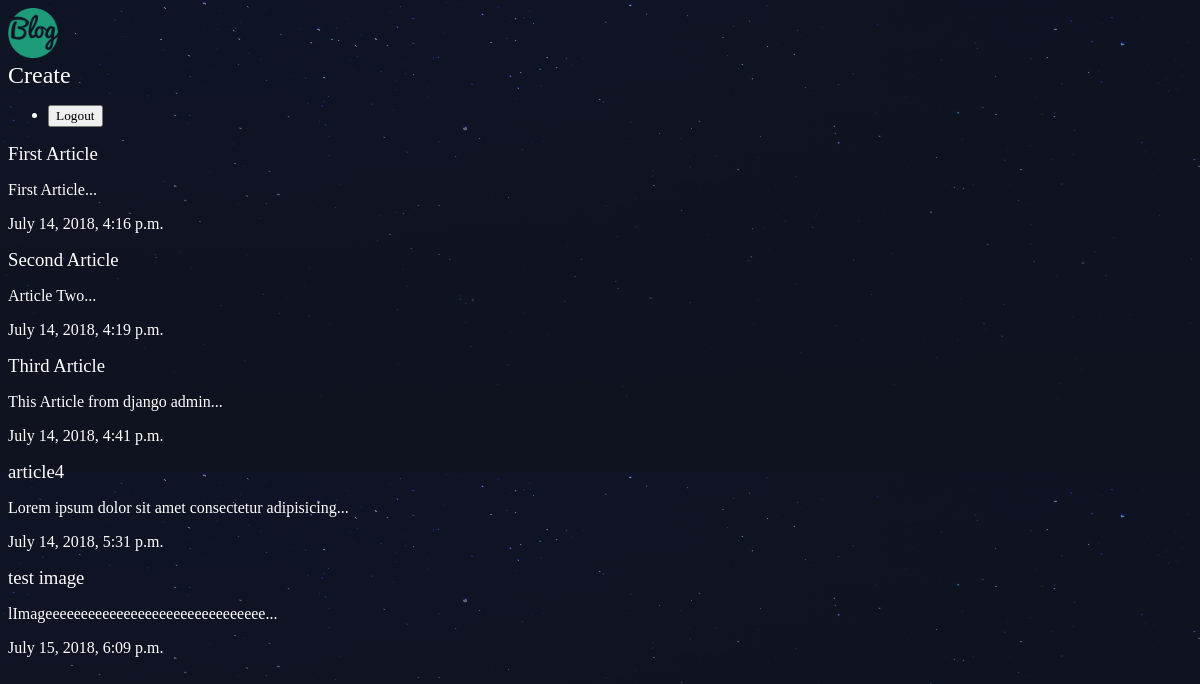
The app's page /articles/ with its own data.
### articles/models.py (models this page shows, shortened)
class Article(models.Model):
    title = models.CharField(max_length=100)
    slug  = models.SlugField()
    body  = models.TextField()
    date  = models.DateTimeField(auto_now_add=True)
    thumb = models.ImageField(default='default.png', blank=True)
    def snippet(self):
        return self.body[:50] + '...'

### articles/views.py (the view)
# urls.py: path('/', views.articles_list, name='list'),
def articles_list(request):
    articles = Article.objects.all().order_by('date')
    return render(request, 'articles/articles_list.html', { 'articles': articles })

### articles/templates/articles/articles_list.html
{% extends 'base_layout.html' %}
{% block content %}
    <div class="articles">
        {% for article in articles %}
        <div class="article">
            <h3><a href="{% url 'detail' slug=article.slug %}">{{ article.title }}</a></h3>
            <p>{{ article.snippet }}</p>
            <p>{{ article.date }}</p>
        </div>
        {% endfor %}
    </div>
{% endblock %}

### assets/styles.css (style rules this page uses)
body { background-color: #0f121f; background-image: url(stars.png); background-repeat-y: no-repeat; color: #fff; }
body * { font-family: Ubuntu; }
h1, h2, h3, h4, h5 { font-weight: normal; margin: 0; }
a, a:hover, a:visited { color: #fff; text-decoration: none; }

### records on screen
Article: title "First Article", snippet "First Article...", date "July 14, 2018, 4:16 p.m."
Article: title "Second Article", snippet "Article Two...", date "July 14, 2018, 4:19 p.m."
Article: title "Third Article", snippet "This Article from django admin...", date "July 14, 2018, 4:41 p.m."
Article: title "article4", snippet "Lorem ipsum dolor sit amet consectetur adipisicing...", date "July 14, 2018, 5:31 p.m."
Article: title "test image", snippet "lImageeeeeeeeeeeeeeeeeeeeeeeeeeeeeee...", date "July 15, 2018, 6:09 p.m."
